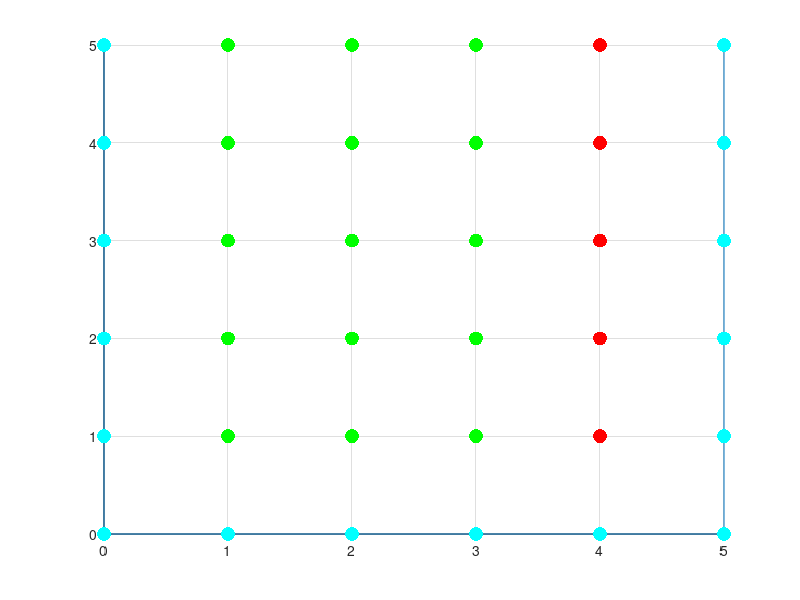

The MATLAB script that drew this image:
clear all
close all
clc

obstacles(1,:)=[4,5];
obstacles(2,:)=[4,1];
obstacles(3,:)=[4,2];
obstacles(4,:)=[4,3];
obstacles(5,:)=[4,4];

startingPosition=[0,5];
goal=[5,5];
 
obstacleColor=[1,0,0]; %red
nodeColor=[0,1,0]; %green
expandColor=[0,0,0]; %black
goalColor=[0,0,1]; %blue
pathColor=[0,1,1]; %cyan

scatter(obstacles(:,1),obstacles(:,2),100,obstacleColor,'filled');
grid;
axis([0 5 0 5]);
hold on;

scatter(goal(1,1),goal(1,2),100,goalColor,'filled');
fringeCount=1;
tempCount=1;

fringe(fringeCount,:)=[startingPosition,fringeCount];
while (~((fringe(fringeCount,1)==goal(1,1)) && (fringe(fringeCount,2)==goal(1,2))))
scatter(fringe(fringeCount,1),fringe(fringeCount,2),100,nodeColor,'filled');
    for x=-1:1
        for y=-1:1
            if (x*y==0)
                failsTest=0;
tempNode=[fringe(fringeCount,1)+x,fringe(fringeCount,2)+y, fringeCount];
            if( (tempNode(1,1)<0) || (tempNode(1,2)<0) || (tempNode(1,1)>5) || (tempNode(1,2)>5))
                failsTest=failsTest+1;
            end

            if(failsTest<1)
                for i=1:size(fringe,1)
                    if(tempNode(1,1)==fringe(i,1)) && (tempNode(1,2)==fringe(i,2)) 
                        failsTest=failsTest+1;
                    end
                end
            end
            
            if(failsTest<1)
                for i=1:size(obstacles,1)
                    if(tempNode(1,1)==obstacles(i,1))&&(tempNode(1,2)==obstacles(i,2))
                        failsTest=failsTest+1;
                    end
                end
            end
            
            if(failsTest<1) 
                fringe(fringeCount+tempCount,:)=tempNode;
                scatter(tempNode(1,1),tempNode(1,2),100,expandColor,'filled');
                tempCount=tempCount+1;
            end
            end
        end
    end
   
 fringeCount = fringeCount + 1;tempCount=tempCount-1;pause(.1);
end
i=1;

while~(fringeCount==1) 
    path(i,:)=[fringe(fringeCount,1),fringe(fringeCount,2)];
    fringeCount=fringe(fringeCount,3);i=i+1;
end

path(i,:)=startingPosition;

plot(path(:,1),path(:,2));scatter(path(:,1),path(:,2),100,pathColor,'filled')